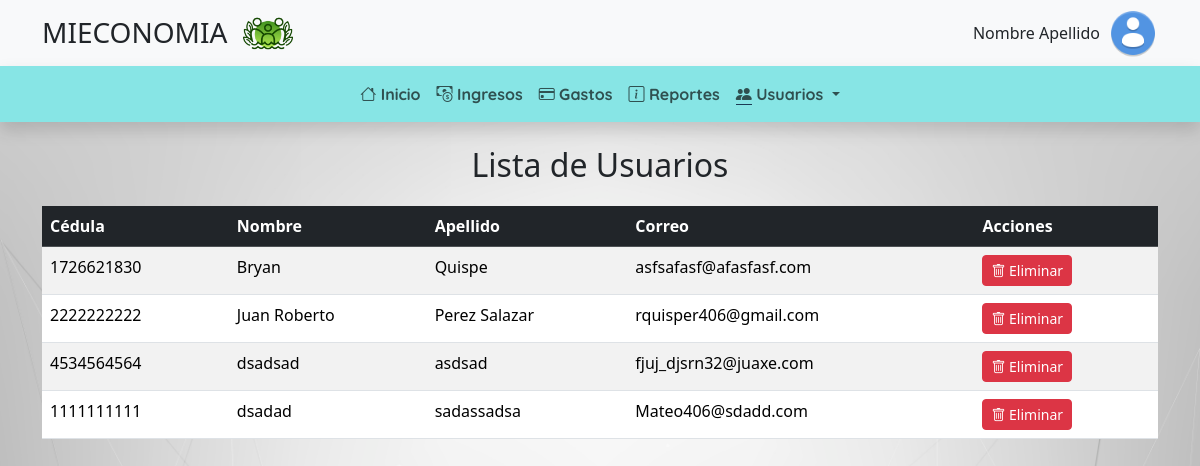
The app's page /Code/php/Admin/AdminUserLista.php (signed in) with its own data.
### tables this page shows
CREATE TABLE `usuarios` (
  `Id` int(11) NOT NULL,
  `Cedula` bigint(10) NOT NULL,
  `Nombre` varchar(64) NOT NULL,
  `Apellido` varchar(64) NOT NULL,
  `Correo` varchar(128) NOT NULL,
  `Password` varchar(64) NOT NULL,
  `Rol` varchar(64) NOT NULL
);

### Code/php/Admin/AdminUserLista.php (the view, shortened to what this page needs)
<?php
include('../conexion.php');
$sql = "SELECT Cedula, Nombre, Apellido, Correo FROM usuarios";
$result = $conn->query($sql);
?>
<!doctype html>
<html lang="es">
<head>
    <link href="https://cdn.jsdelivr.net/npm/bootstrap@5.3.3/dist/css/bootstrap.min.css" rel="stylesheet">
    <link href="../../css/menu.css" rel="stylesheet">
    <link href="../../css/adminusercrear.css" rel="stylesheet">
    <link href="../../css/normalize.css" rel="stylesheet" type="text/css">
    <link href="https://cdn.jsdelivr.net/npm/bootstrap-icons/font/bootstrap-icons.css" rel="stylesheet">
</head>
<body>
<header class="navbar bg-light">
    <div class="container">
        <div class="d-flex justify-content-between align-items-center w-100">
            <div class="d-flex align-items-center">
                <h1 class="fs-3 my-2">MIECONOMIA</h1>
                <img class="mx-3 d-none d-md-flex" src="../../imagenes/logo.png" alt="Logo" width="50">
            </div>
            <div class="ms-auto d-flex align-items-center text-center">
                <span id="nombreUsuario" class="me-2 d-none d-md-flex">Nombre Apellido</span>
                <i class="fs-4" id="user-icon">
                    <img src="../../imagenes/iconoUser.png" alt="user" width="50">
                </i>
            </div>
        </div>
    </div>
</header>
<div class="navbar navbar-expand-lg navbar-light sticky-top shadow menu">
        <div class="container-fluid">
            <div class="collapse navbar-collapse" id="menuNav">
                <ul class="navbar-nav mx-auto">
                    <li class="nav-item fw-bold"><a class="nav-link" href="../../php/Admin/AdminInicio.php"><i class="bi bi-house"></i> Inicio</a></li>
                    <li class="nav-item fw-bold"><a class="nav-link " href="../Servicios/ingresos.html"><i class="bi bi-cash-coin"></i> Ingresos</a></li>
                    <li class="nav-item fw-bold"><a class="nav-link" href="../Servicios/gastos.html"><i class="bi bi-credit-card"></i> Gastos</a></li>
                    <li class="nav-item fw-bold"><a class="nav-link" href="#"><i class="bi bi-info-square"></i> Reportes</a></li>
                    <li class="nav-item dropdown fw-bold">
                        <a class="nav-link dropdown-toggle" href="#" id="usuariosDropdown" role="button" data-bs-toggle="dropdown">
                            <i class="bi bi-people-fill active"></i> Usuarios
                        </a>
                    </li>
                </ul>
            </div>
        </div>
    </div>
<div class="container mt-4">
    <h1 class="text-center">Lista de Usuarios</h1>
    <div class="table-responsive">
        <table class="table table-striped table-hover">
            <thead class="table-dark">
                <tr>
                    <th>Cédula</th>
                    <th>Nombre</th>
                    <th>Apellido</th>
                    <th>Correo</th>
                    <th>Acciones</th>
                </tr>
            </thead>
            <tbody>
                <?php if ($result && $result->num_rows > 0): ?>
                    <?php while ($row = $result->fetch_assoc()): ?>
                        <tr>
                            <td><?= htmlspecialchars($row["Cedula"]) ?></td>
                            <td><?= htmlspecialchars($row["Nombre"]) ?></td>
                            <td><?= htmlspecialchars($row["Apellido"]) ?></td>
                            <td><?= htmlspecialchars($row["Correo"]) ?></td>
                            <td>
                                <a href="eliminar_usuario.php?cedula=<?= urlencode($row["Cedula"]) ?>" class="btn btn-danger btn-sm" onclick="return confirm('¿Seguro que deseas eliminar este usuario?');">
                                    <i class="bi bi-trash"></i> Eliminar
                                </a>
                            </td>
                        </tr>
                    <?php endwhile; ?>
                <?php else: ?>
                    <tr><td colspan="5" class="text-center">No hay usuarios registrados</td></tr>
                <?php endif; ?>
            </tbody>
        </table>
    </div>
</div>
</body>
</html>

### Code/css/menu.css (style rules this page uses)
.menu { background-color: #87e5e5; font-family: "Quicksand",sans-serif; }
.active { border-bottom: 1px solid rgb(28, 59, 85); }
body { background-image: url("../imagenes/fondo_servicios.jpg"); background-repeat: repeat; background-size: cover; }

### records on screen
usuarios: Cedula "1726621830", Nombre "Bryan", Apellido "Quispe", Correo "asfsafasf@afasfasf.com"
usuarios: Cedula "2222222222", Nombre "Juan Roberto", Apellido "Perez Salazar", Correo "rquisper406@gmail.com"
usuarios: Cedula "4534564564", Nombre "dsadsad", Apellido "asdsad", Correo "fjuj_djsrn32@juaxe.com"
usuarios: Cedula "1111111111", Nombre "dsadad", Apellido "sadassadsa", Correo "Mateo406@sdadd.com"
